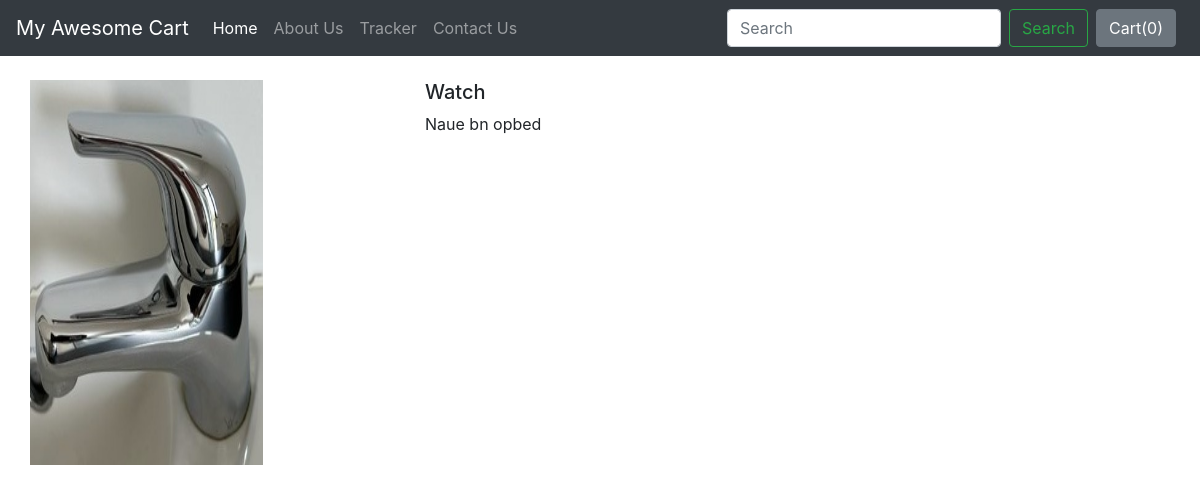
The page /shop/products/1 on the database its author committed.
### shop/models.py (models this page shows)
class Product(models.Model):
    product_id = models.AutoField
    product_name = models.CharField(max_length=50)
    category = models.CharField(max_length=50,default="")
    subcategory = models.CharField(max_length=50,default="")
    price = models.IntegerField(default=0)
    desc = models.CharField(max_length=300)
    pub_date = models.DateField()
    image = models.ImageField(upload_to='shop/images',default="")
    def __str__(self):
        return self.product_name

### shop/views.py (the view)
# urls.py: path('products/<int:myid>', views.productView,name="TrackingStatus"),
def productView(request,myid):
    product=Product.objects.filter(id=myid)
    print("-------------->",product)
    return render(request, 'shop/prodView.html',{'product':product[0]})

### shop/templates/shop/prodView.html (shortened to what this page needs)
{% extends 'shop/basic.html' %}
{% block body %}
<div class="container my-4">
    <div class="row">
    <div class="col-md-4">
    <div class="row">
       <img src="/media//{{product.image}}" width="233px" height="385px">
    </div>
        </div>
    <div class="col-md-8">
        <h5>{{product.product_name}}</h5>
        <p>{{product.desc}}</p>
    </div>
        </div>
</div>
{% endblock %}

### rows shown on the page
Product: image (picture), product_name "Watch", desc "Naue bn opbed"
